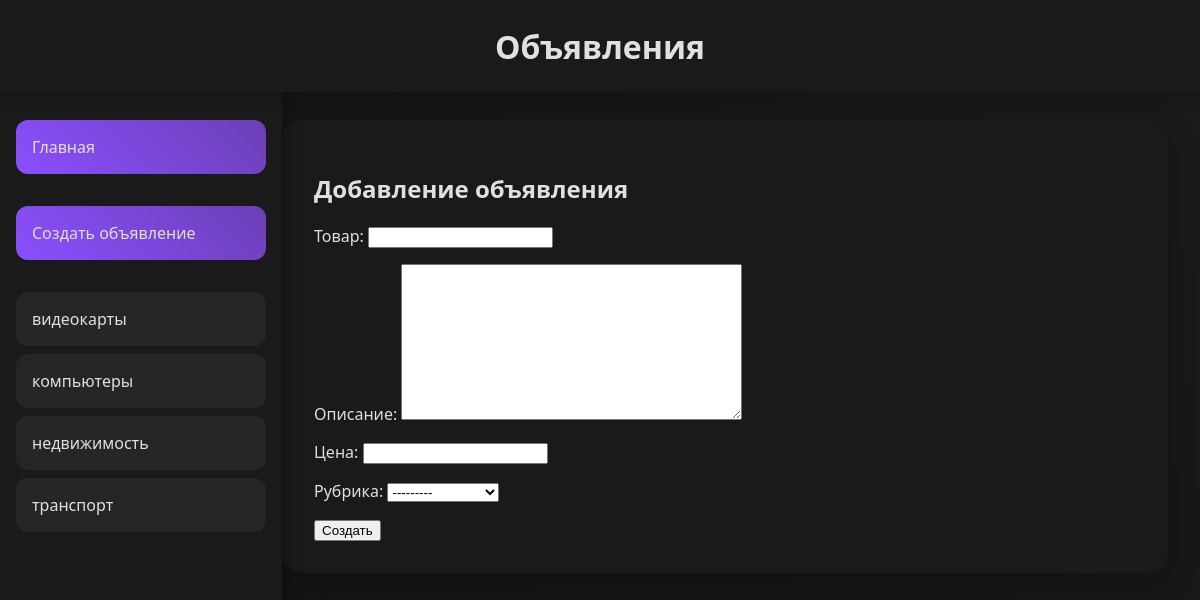
The page /bboard/add/ on the database its author committed.
### bboard/models.py (models this page shows)
class Rubric(models.Model):
    name = models.CharField(max_length=20, db_index=True, verbose_name='Название')
    def __str__(self):
        return self.name
    class Meta:
        verbose_name_plural = 'Рубрики'
        verbose_name = 'Рубрика'
        ordering = ['name']

### bboard/views.py (the view)
# urls.py: path('add/', BdCreateView.as_view(), name='add')
class BdCreateView(CreateView):
    template_name = 'bboard/bb_create.html'
    form_class = BdForm
    success_url = '/bboard/'
    def get_context_data(self, **kwargs):
        context = super().get_context_data(**kwargs)
        context['rubrics'] = Rubric.objects.all()
        return context

### bboard/forms.py
class BdForm(ModelForm):
    class Meta:
        model = Bd
        fields = ('title', 'content', 'price', 'rubric')

### bboard/templates/bboard/bb_create.html (shortened to what this page needs)
{% extends "layout/basic.html" %}
{% block content %}
<h2>Добавление объявления</h2>
<form method="post">
    {{ form.as_p }}
    <input type="submit" value="Создать">
</form>
{% endblock %}

### bboard/templates/layout/basic.html (shortened to what this page needs)
{% load static %}
<!DOCTYPE html>
<html>
    <head>
        <link rel="stylesheet" type="text/css" href="{% static 'bboard/style.css' %}">
    </head>
    <body>
        <header>
            <h1>Объявления</h1>
        </header>
        <nav>
            <a href="{% url 'index' %}">Главная</a>
            <a href="{% url 'add' %}">Создать объявление</a>
            {% for rubric in rubrics %}
            <a href="{% url 'rubric_bbs' rubric.pk %}">{{ rubric.name }}</a>
            {% endfor %}
        </nav>
        <main>
            {% block content %}
            {% endblock %}
        </main>
    </body>
</html>

### bboard/static/bboard/style.css (style rules this page uses)
:root { --primary: #8A4FFF; --secondary: #6C3FB6; --accent: #C792EA; --dark: #1A1A1A; --darker: #121212; --text: #E0E0E0; }
body { margin: 0; padding: 20px 0 0 250px; font-family: 'Segoe UI', system-ui; background: linear-gradient(45deg, var(--darker), var(--dark)); color: var(--text); min-height: 100vh; }
header { position: fixed; top: 0; left: 0px; right: 0; height: 60px; background: var(--dark); padding: 1rem; box-shadow: 0 4px 15px rgba(0,0,0,0.2); z-index: 100; display: flex; align-items: center; justify-content: center; }
nav { position: fixed; left: 0; top: 0; bottom: 0; width: 250px; background: var(--dark); padding: 120px 1rem 1rem; box-shadow: 5px 0 15px rgba(0,0,0,0.2); overflow-y: auto; }
nav a:first-child, nav a:nth-child(2) { background: linear-gradient(45deg, var(--primary), var(--secondary)); margin: 0 0 2rem; z-index: 110; }
nav a { display: flex; align-items: center; padding: 1rem; margin: 8px 0; text-decoration: none; color: var(--text); border-radius: 12px; transition: all 0.3s cubic-bezier(0.4, 0, 0.2, 1); background: rgba(255,255,255,0.05); position: relative; }
nav a::before { content: ''; position: absolute; left: -10px; height: 100%; width: 4px; background: var(--secondary); border-radius: 2px; opacity: 0; transition: 0.3s; }
main { max-width: 1200px; margin: 100px 2rem 2rem; padding: 2rem; background: var(--dark); border-radius: 20px; box-shadow: 0 10px 30px rgba(0,0,0,0.2); }

### rows shown on the page
Rubric: name "видеокарты"
Rubric: name "компьютеры"
Rubric: name "недвижимость"
Rubric: name "транспорт"
